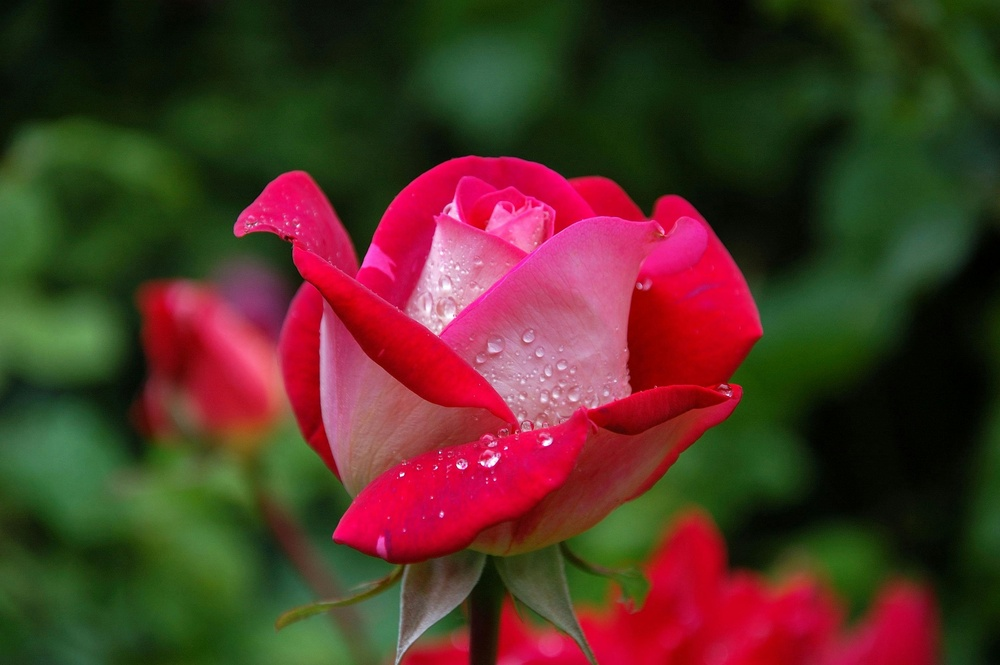
#> input picture pexels-pixabay-56866.jpg, 1000 x 665 px, shrunk from 3008 x 2000 before the run, found by its file name
$ python program3.py
#> lines starting #> are read from the running program, lines starting #| are printed output that depends on the picture; after the words box and inside, x2 and y2 are one past the last pixel; in counts of white or black regions, pixels touching at a corner belong together
#3.	Read an image and convert it into binary image using thresholding.

from matplotlib import pyplot as plt
import numpy as np
import time

image = plt.imread('image/pexels-pixabay-56866.jpg')
#> image is the input picture: shape (665, 1000, 3); mean R, G, B 81.6, 51.3, 38.3
fig,xy = plt.subplots(1,4)
threshold = 0.5
image_gray = image[:,:,0]*0.299 +image[:,:,1]*0.587 + image[:,:,2]*0.114
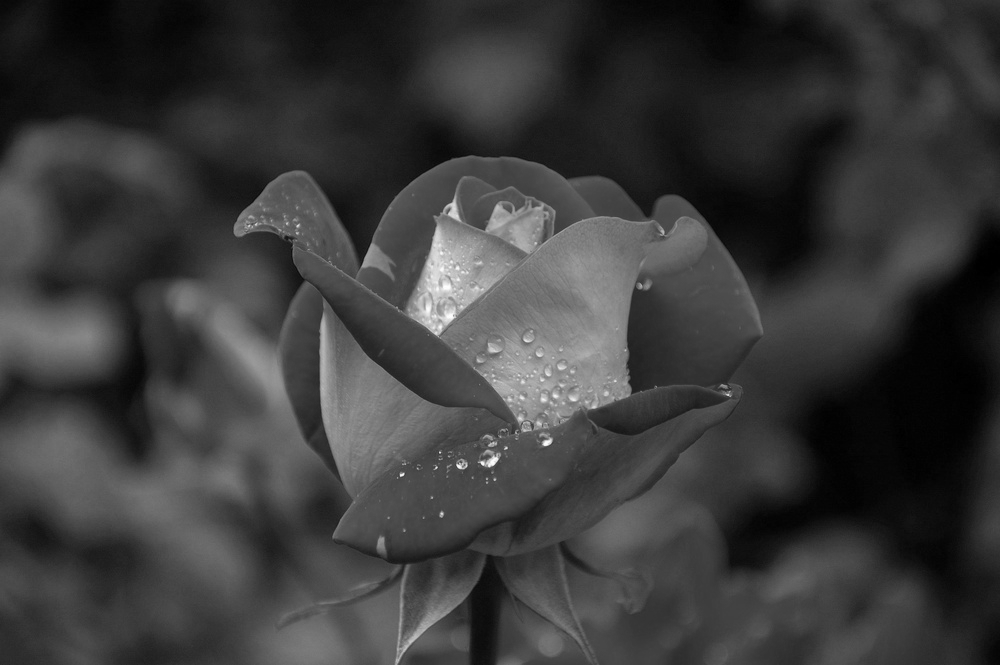
#> image_gray: shape (665, 1000) float64; min 0, max 255, mean 58.9

if image_gray.max() > 1:
    threshold = 128
else:
    threshold = 0.5

image_binary = np.where(image_gray >= threshold,1,0)
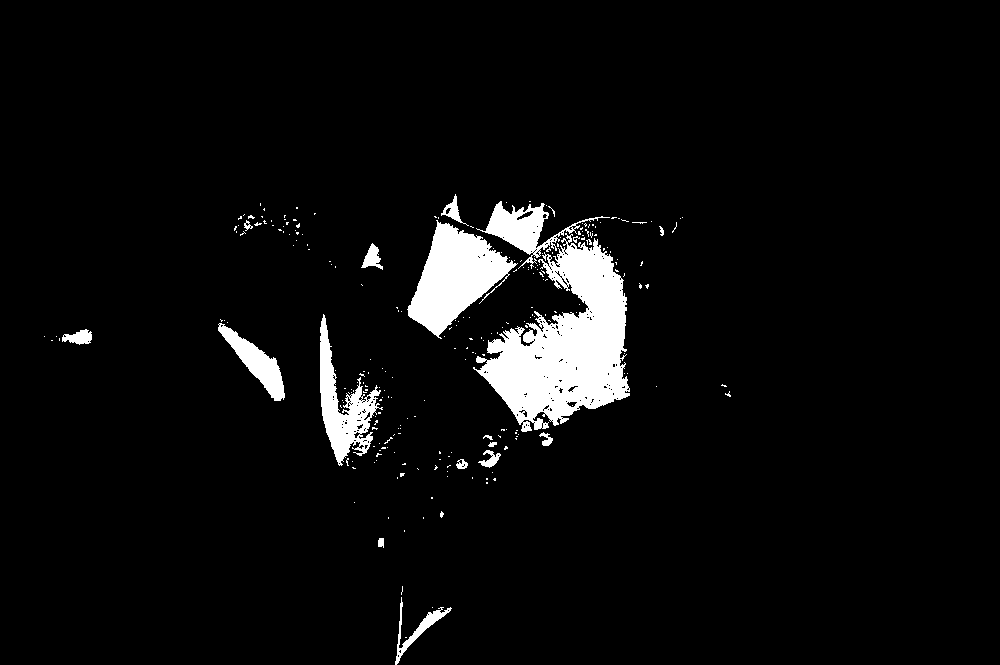
#> image_binary: shape (665, 1000) int64; values 0 (black) and 1 (white), 4.9% white; 254 white regions (235 under 20 px), largest, box (x1, y1, x2, y2) and area: (473, 233, 630, 432) 15811, (407, 220, 518, 339) 6438, (320, 314, 383, 466) 3387

xy[0].imshow(image)
xy[0].set_title('Original Image')
xy[0].axis('off')


xy[1].imshow(image_gray, cmap='grey')
xy[1].set_title('Greyscale Image')
xy[1].axis('off')

xy[2].imshow(image_binary, cmap='grey')
xy[2].set_title('binary image')
xy[2].axis('off')

plt.show()
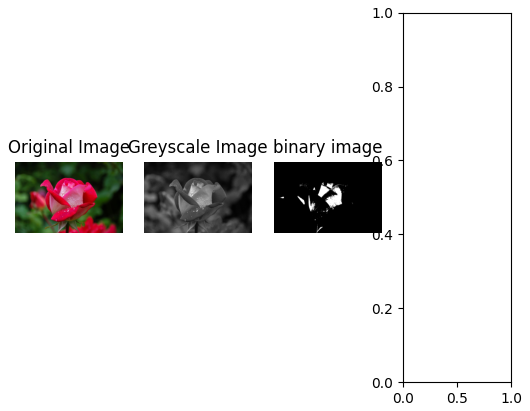
#> figure drawn by matplotlib, 3 panels
